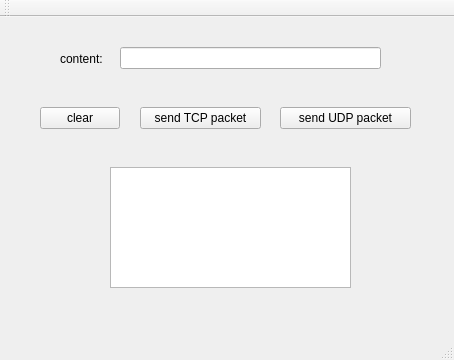
<?xml version="1.0" encoding="UTF-8"?>
<ui version="4.0">
 <class>MainWindow</class>
 <widget class="QMainWindow" name="MainWindow">
  <property name="geometry">
   <rect>
    <x>0</x>
    <y>0</y>
    <width>454</width>
    <height>360</height>
   </rect>
  </property>
  <property name="windowTitle">
   <string>MainWindow</string>
  </property>
  <widget class="QWidget" name="centralWidget">
   <widget class="QPushButton" name="pushButton">
    <property name="geometry">
     <rect>
      <x>40</x>
      <y>90</y>
      <width>80</width>
      <height>22</height>
     </rect>
    </property>
    <property name="text">
     <string>clear</string>
    </property>
   </widget>
   <widget class="QPushButton" name="pushButton_2">
    <property name="geometry">
     <rect>
      <x>140</x>
      <y>90</y>
      <width>121</width>
      <height>22</height>
     </rect>
    </property>
    <property name="text">
     <string>send TCP packet</string>
    </property>
   </widget>
   <widget class="QPushButton" name="pushButton_3">
    <property name="geometry">
     <rect>
      <x>280</x>
      <y>90</y>
      <width>131</width>
      <height>22</height>
     </rect>
    </property>
    <property name="text">
     <string>send UDP packet</string>
    </property>
   </widget>
   <widget class="QTextEdit" name="textEdit">
    <property name="geometry">
     <rect>
      <x>110</x>
      <y>150</y>
      <width>241</width>
      <height>121</height>
     </rect>
    </property>
   </widget>
   <widget class="QLineEdit" name="lineEdit">
    <property name="geometry">
     <rect>
      <x>120</x>
      <y>30</y>
      <width>261</width>
      <height>22</height>
     </rect>
    </property>
   </widget>
   <widget class="QLabel" name="label">
    <property name="geometry">
     <rect>
      <x>60</x>
      <y>35</y>
      <width>59</width>
      <height>14</height>
     </rect>
    </property>
    <property name="text">
     <string>content:</string>
    </property>
   </widget>
  </widget>
  <widget class="QMenuBar" name="menuBar">
   <property name="geometry">
    <rect>
     <x>0</x>
     <y>0</y>
     <width>454</width>
     <height>19</height>
    </rect>
   </property>
  </widget>
  <widget class="QToolBar" name="mainToolBar">
   <attribute name="toolBarArea">
    <enum>TopToolBarArea</enum>
   </attribute>
   <attribute name="toolBarBreak">
    <bool>false</bool>
   </attribute>
  </widget>
  <widget class="QStatusBar" name="statusBar"/>
 </widget>
 <layoutdefault spacing="6" margin="11"/>
 <resources/>
 <connections/>
</ui>
